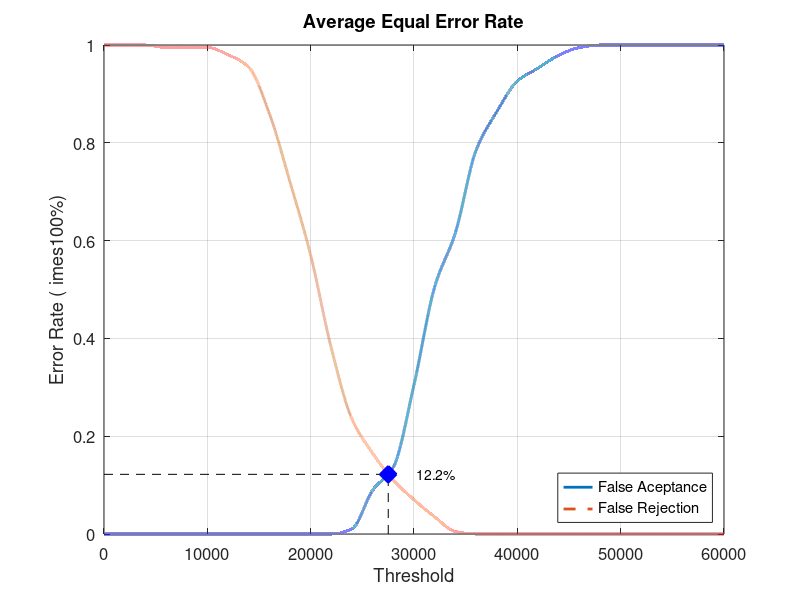
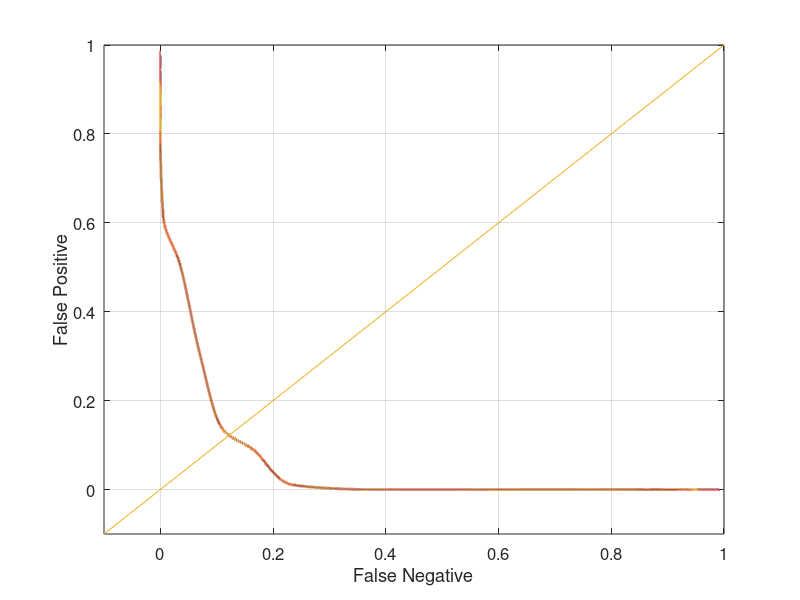

The MATLAB script that drew these images, in order:
close all;
clear;
clc;
x = 0:2000:60000;
xq = 0:0.5:60000;

y0 = [0 0 0 0 0 0 0 0 0 0 0 0 0.0105263 0.0894737 0.136842 0.305263 0.505263 0.615789 0.784211 0.863158 0.926316 0.952632 0.978947 0.994737 1 1 1 1 1 1 1]
yy0 = interp1(x, y0, xq, 'pchip');
y1 = [1 1 1 0.995 0.995 0.995 0.98 0.955 0.86 0.72 0.57 0.38 0.235 0.165 0.11 0.07 0.035 0.005 0 0 0 0 0 0 0 0 0 0 0 0 0]
yy1 = interp1(x, y1, xq, 'pchip');

% Calculating EER: 
y2 = abs(y0 - y1);
find(y2 == min(y2))
yy2 = abs(yy0 - yy1);
xEER = find(yy2 == min(yy2));
xEERIndex = xq(xEER) % X-axis EER
yEER = yy0(xEER) % Y-axis EER

main = figure
plot(xq, yy0,'-','LineWidth', 2);	hold on
plot(xq, yy1,'--','LineWidth', 2);	hold on
plot([xEERIndex xEERIndex], [0 yEER], 'k--');	hold on
plot([0 xEERIndex], [yEER yEER], 'k--');	hold on
plot(xEERIndex, yEER, 'bx', 'LineWidth', 10);	hold on
text(xEERIndex + 10 * xEERIndex / 100, yEER, [num2str(round((10000 * yEER)) / 100) '%'])
legend('False Aceptance', 'False Rejection', 'Location', 'SouthEast')
xlabel('Threshold')
ylabel('Error Rate (	imes100%)')
title('Average Equal Error Rate')
set(gca, 'FontSize', 12)
axis([0 60000 0 1])
grid on

print(main, 'Database5_3Main', '-dpng');
FNRxFPR = figure('Color', [1 1 1]);
plot(yy1, yy0, '-', yy1, yy0, 'LineWidth', 2);
hold on
y = -0.1:0.1:1
plot(y, y); 
set(gca, 'FontSize', 12)
xlabel('False Negative')
ylabel('False Positive')
axis([-0.1 1 -0.1 1])
set(gca, 'FontSize', 12)
grid on

print(FNRxFPR, 'Database5_3FNRxFPR','-dpng');
